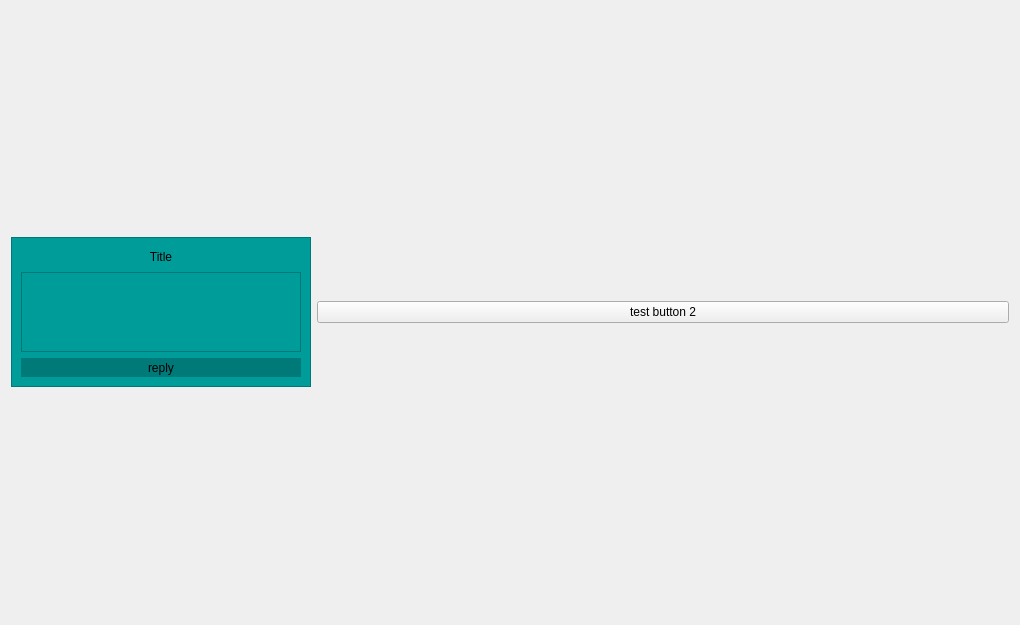
                <widget class="QWidget" name="scrollAreaWidgetContents_3">
                 <property name="geometry">
                  <rect>
                   <x>0</x>
                   <y>0</y>
                   <width>1020</width>
                   <height>625</height>
                  </rect>
                 </property>
                 <layout class="QGridLayout" name="gridLayout_16">
                  <item row="0" column="1">
                   <layout class="QVBoxLayout" name="msg_right">
                    <item>
                     <widget class="QPushButton" name="pushButton_4">
                      <property name="text">
                       <string>test button 2</string>
                      </property>
                     </widget>
                    </item>
                   </layout>
                  </item>
                  <item row="0" column="0">
                   <layout class="QVBoxLayout" name="msg_left">
                    <property name="spacing">
                     <number>0</number>
                    </property>
                    <item>
                     <widget class="QFrame" name="textframe">
                      <property name="maximumSize">
                       <size>
                        <width>300</width>
                        <height>150</height>
                       </size>
                      </property>
                      <property name="styleSheet">
                       <string notr="true">background-color: #009c99</string>
                      </property>
                      <property name="frameShape">
                       <enum>QFrame::StyledPanel</enum>
                      </property>
                      <property name="frameShadow">
                       <enum>QFrame::Raised</enum>
                      </property>
                      <layout class="QVBoxLayout" name="verticalLayout_10">
                       <item>
                        <widget class="QToolButton" name="toolButton">
                         <property name="sizePolicy">
                          <sizepolicy hsizetype="Expanding" vsizetype="Expanding">
                           <horstretch>0</horstretch>
                           <verstretch>0</verstretch>
                          </sizepolicy>
                         </property>
                         <property name="styleSheet">
                          <string notr="true">border: 1px solid #009c99</string>
                         </property>
                         <property name="text">
                          <string>Title</string>
                         </property>
                        </widget>
                       </item>
                       <item>
                        <widget class="QTextBrowser" name="textBrowser"/>
                       </item>
                       <item>
                        <widget class="QToolButton" name="toolButton_2">
                         <property name="sizePolicy">
                          <sizepolicy hsizetype="Expanding" vsizetype="Maximum">
                           <horstretch>0</horstretch>
                           <verstretch>0</verstretch>
                          </sizepolicy>
                         </property>
                         <property name="maximumSize">
                          <size>
                           <width>16777215</width>
                           <height>20</height>
                          </size>
                         </property>
                         <property name="layoutDirection">
                          <enum>Qt::LeftToRight</enum>
                         </property>
                         <property name="styleSheet">
                          <string notr="true">background-color: #007a78;
border: 1px solid #007a78;</string>
                         </property>
                         <property name="text">
                          <string>reply</string>
                         </property>
                         <property name="icon">
                          <iconset>
                           <normaloff>assets/icons/reply.png</normaloff>assets/icons/reply.png</iconset>
                         </property>
                         <property name="toolButtonStyle">
                          <enum>Qt::ToolButtonTextBesideIcon</enum>
                         </property>
                         <property name="autoRaise">
                          <bool>false</bool>
                         </property>
                        </widget>
                       </item>
                      </layout>
                     </widget>
                    </item>
                   </layout>
                  </item>
                 </layout>
                </widget>
